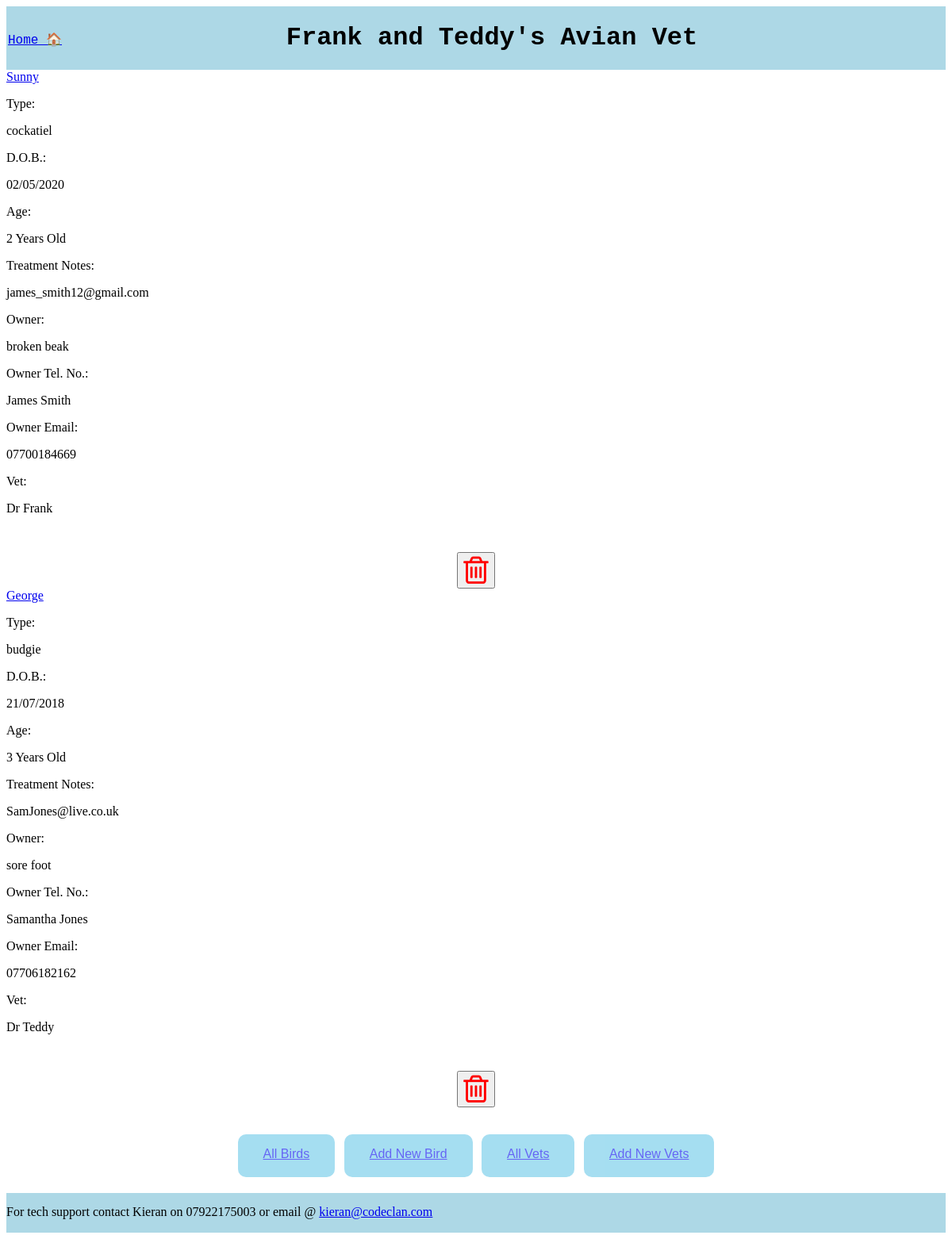
Page /animals on the committed database.
### tables this page shows
CREATE TABLE animals (
    id INTEGER PRIMARY KEY AUTOINCREMENT,
    name VARCHAR,
    type VARCHAR,
    dob VARCHAR,
    age VARCHAR,
    owner VARCHAR,
    owner_tel VARCHAR,
    owner_email VARCHAR,
    notes TEXT,
    vet_id INTEGER NOT NULL,
        FOREIGN KEY (vet_id)
         REFERENCES vets (id)
);

CREATE TABLE vets (
    id INTEGER PRIMARY KEY AUTOINCREMENT,
    name VARCHAR
);

### controllers/animals_controller.py (the view)
@animals_blueprint.route("/animals")
def animals():
    animals = animal_repository.select_all()
    return render_template("animals/index.html", all_animals=animals)

### db/run_sql.py (called while the page is built)
def get_db():
    path = os.path.dirname(os.path.abspath(__file__))
    db = os.path.join(path, "vet_management.db")
    conn = sqlite3.connect(db)
    conn.execute("PRAGMA foreign_keys = 1")
    conn.row_factory = sqlite3.Row
    return conn

def run_sql(sql, values=[]):
    db = get_db()
    cursor = db.cursor()
    cursor.execute(sql, values)
    results = cursor.fetchall()
    db.commit()
    db.close()
    return results

### repositories/animal_repository.py (called while the page is built)
def select_all():
    animals = []
    sql = "SELECT * FROM animals"
    results = run_sql(sql)
    for row in results:
        vet = vet_repository.select(row['vet_id'])
        animal = Animal(row['name'], row['type'], row['dob'], row['age'], row['notes'],
                        row['owner'], row['owner_tel'], row['owner_email'], vet, row['id'])
        animals.append(animal)
    return animals

### repositories/vet_repository.py (called while the page is built)
def select(id):
    vet = None
    sql = "SELECT * FROM vets WHERE id = ?"
    values = [id]
    result = run_sql(sql, values)[0]
    if result is not None:
        vet = Vet(result['name'], result['id'])
    return vet

### templates/animals/index.html
{% extends "base.html" %}
{% block content %}
{% for animal in all_animals %}
  <div class="animal">
    <div class="content">
      <a href="/animals/{{animal.id}}">{{animal.name}}</a>
      <div class="details">
        <div>
            <p>Type:</p>
            <p>{{animal.type}}</p>
        </div>
        <div>
            <p>D.O.B.:</p>
            <p>{{animal.dob}}</p>
        </div>
        <div>
            <p>Age:</p>
            <p>{{animal.age}} Years Old</p>
        </div>
        <div>
            <p>Treatment Notes:</p>
            <p>{{animal.notes}}</p>
        </div>
        <div>
            <p>Owner:</p>
            <p>{{animal.owner}}</p>
        </div>
        <div>
            <p>Owner Tel. No.:</p>
            <p>{{animal.owner_tel}}</p>
        </div>
        <div>
            <p>Owner Email:</p>
            <p>{{animal.owner_email}}</p>
        </div>
        <div>
            <p>Vet:</p>
            <p>{{animal.vet.name}}</p>
        </div>
      <div class="buttons">
        <form class="delete-form" action="/animals/{{animal.id}}/delete" method="POST">
          <button class="trash-button"><i class="fa fa-trash-o fa-3x" style="color:red" aria-hidden="true"></i></button>
        </form>
    </div>
  </div>
{% endfor %}
{% endblock %}

### templates/base.html (shortened to what this page needs)
<!DOCTYPE html>
<html lang="en">
<head>
  <link rel="stylesheet" href="https://stackpath.bootstrapcdn.com/font-awesome/4.7.0/css/font-awesome.min.css">
  <link rel="stylesheet" href="{{ url_for('static', filename='style.css') }}">
</head>
<body>
  <header>
    <nav>
      <ul class="home">
        <li><a href="{{ url_for('home') }}">Home &#127968</a></li>
      </ul>
    </nav>
    <h1> Frank and Teddy's Avian Vet</h1>
  </header>
  <div class="container">
    {% block content %}
    {% endblock %}
  </div>
  <main>
    <div class="buttons">
        <button><a href="{{ url_for('animals.animals') }}">All Birds</a></button>
        <button><a href="{{ url_for('animals.new_animal') }}">Add New Bird</a></button>
        <button><a href="{{ url_for('vets.vets') }}">All Vets</a></button>
        <button><a href="{{ url_for('vets.new_vet') }}">Add New Vets</a></button>
    </div>
  </main>
  <footer>
    <p>For tech support contact Kieran on 07922175003 or email @ <a href="mailto:kieran@codeclan.com?subject=Mail from Our Site">kieran@codeclan.com</a></p>
  </footer>
</body>
</html>

### static/style.css (style rules this page uses)
header { display: flex; height: 20%; max-height: 200px; align-items: center; justify-content: center; font-family: "Major Mono Display", monospace; background-color: lightblue; }
.home > li { list-style: none; position: absolute; left: 10px; top: 40px; }
footer { background-color: lightblue; height: 50px; }
footer > p { padding-top: 15px; }
.buttons { text-align: center; padding-top: 30px; padding-right: 10px; padding-bottom: 0px; padding-left: 10px; font-size: 30px; }
.buttons > button { justify-content: center; background-color: rgb(107, 201, 232); border: none; color: white; padding: 16px 32px; text-align: center; font-size: 16px; margin: 4px 2px; opacity: 0.6; transition: 0.3s; display: inline-block; text-decoration: none; cursor: pointer; border:none; border-radius:10px; padding-bottom: 20px; }

### rows in the picture
animals: name "Sunny", type "cockatiel", dob "02/05/2020", age "2", notes "james_smith12@gmail.com", owner "broken beak", owner_tel "James Smith", owner_email "07700184669", vet.name "Dr Frank"
animals: name "George", type "budgie", dob "21/07/2018", age "3", notes "SamJones@live.co.uk", owner "sore foot", owner_tel "Samantha Jones", owner_email "07706182162", vet.name "Dr Teddy"
